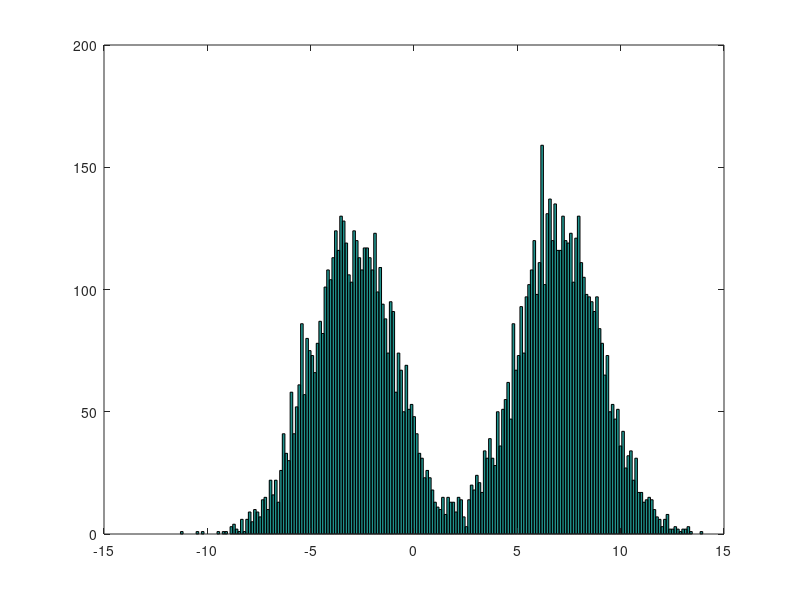
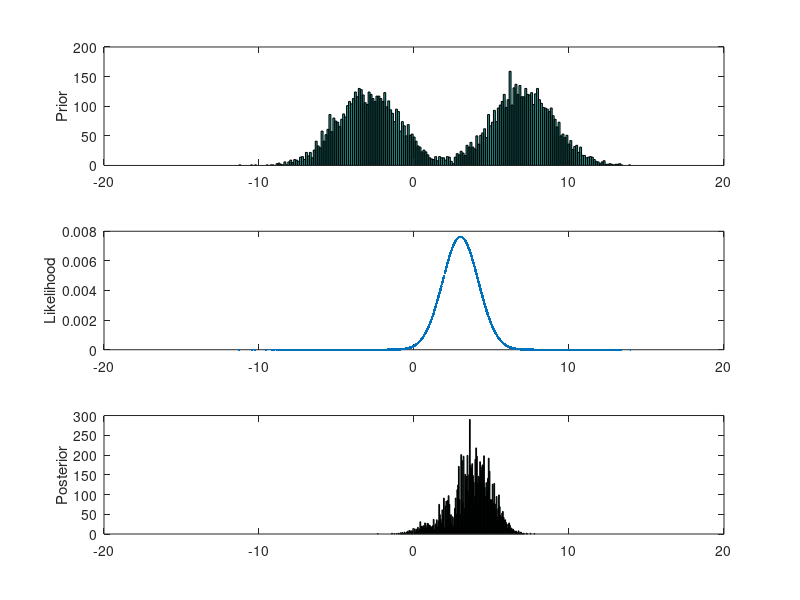

The MATLAB source for these figures, in order:
% A perception exercise with three observations

% Priors follows a specialized distribution

clear all; close all; clc;

%% 
% ###################################
% ########    PARAMETERS    #########
% ###################################

% Prior
m1 = -3;     % first peak in prior
m2 = 7;      % second peak in prior 
s = 2;       % standard deviation (represents uncertainty in the prior belief)

% Observation
x = [3 3.4 2.6];  % observed location (represent signal from your sensor)
sx = 2;           % standard deviation for observation (represents uncertainty in the sensor)

% Number of samples (for the Sampling method)
N = 10000;

%% 
% ########################
% #####   SAMPLING   #####
% ########################

% =============================================================
% Step 1:
% Goal: Sample from the prior distribution
% 1. Define the range of all possible target locations
tmin = -20;     % minimum t
tmax = 20;      % maximum t
stepsize = .01; 
t = tmin : stepsize : tmax; % T: from tmin to tmax, with spacing = stepsize

% 2. Compute prior probabilities for each possible location

Prior = normpdf(t,m1,s) + normpdf(t,m2,s) ;
PriorSampleWeight = Prior/sum(Prior);
% prior = sum(prior*stepsize) ;

% 3: draw random samples according to the prior distribution

PriorSample = randsample(t, N, true, PriorSampleWeight) ;
hist(PriorSample, 200)

% =============================================================
% Step 2:
% Goal: Compute the likelihood for each sampled t(i) using normpdf(X,M,SD) function
% At observation x, we assume the likelihood probability
%  to be obtained from a normal distribution at x, 
%  with mean = t(i) and standard deviation = SDx

for i = 1:length(x)
    LikelihoodSampleIndv(i,:) = normpdf(x(i),PriorSample,sx) ; % observation has to be first input arg. for likelihood
end                                                            % not every location has an equal probability - prior sample
LikelihoodSample = prod(LikelihoodSampleIndv,1) ;                

% easier than multiplying each likelihood by hand

% Likelihoodmat = normpdf(x', PriorSample,sx) ;
% Likelihood = prod(likelihoodmat, 1)

% =============================================================
% Step 3:
% Goal: Compute the weight for each sampled t(i)

% MATLAB syntax:
% Simply divide each likelihood by the sum of all likelihoods,
%  and assign the output to a vector called Weights, or anything you like.


Weights = LikelihoodSample ./ sum(LikelihoodSample) ;

% =============================================================
% Step 4:
% Goal: Resample from all t's, based on Weights computed in Step 3.
% This step is equivalent to sampling from the posterior distribution.
% 

% MATLAB syntax:
% To obtain samples from an existing vector, 
%  use the randsample() function.
% E.g.,    randsample(SOURCE, K, true, W)
%  draws K random samples from all elements in vector SOURCE
%   with each element being weighted by the weight vector W


PosteriorSample = randsample(PriorSample, N, true, Weights) ;
% pool of samples comes from priors, weights come from likelihood

% =============================================================
% Step 5:
% Goal: Obtain an  estimate from the posterior samples
%  To be consistent with the Analytical method, 
%  we use the mean of the posterior distribution as an estimate.

% MATLAB syntax:
% Use the mean() function
% E.g.,  mean(S)  returns the mean across all elements in vector S
% Use the median() function
% E.g.,  median(S)  returns the median across all elements in vector S


% ##################################
% ##### (2)REPORTING RESULTS   #####
% ##################################

EstMeanSampling   = mean   (PosteriorSample) ;
EstMedianSampling = median (PosteriorSample) ;

% ##################################
% #####  (3)DISTRIBUTION PLOT  #####
% ##################################
% Define figure properties
figure('Name','Model Results');     % open a new figure window, with the name "Model Results"
plotrow = 3;                        % number of rows of plots in the figure
plotcol = 1;                        % number of columns of plots in the figure
a = zeros(1,plotrow*plotcol);       % declare vector a, for storing all axis indices for later formatting


a(1) = subplot(plotrow,plotcol,1); % define subplot location
% Plot the HISTOGRAM of all samples from the Prior sampling
% This should resemble the prior distribution

% Fill in the blank: a vector containing samples from the PRIOR distribution
hist(PriorSample,200);
ylabel('Prior');

a(2) = subplot(plotrow,plotcol,2); % define subplot location
% Plot the likelihood computed for each prior sample
% This should resemble the likelihood probabilities from analytical method

% X axis: the vector containing samples from the PRIOR distribution
% Y axis: the vector containing LIKELIHOOD probabily for each sample
plot(PriorSample, LikelihoodSample,'.');
ylabel('Likelihood');



a(3) = subplot(plotrow,plotcol,3); % define subplot location
% Plot the HISTOGRAM for the posterior sampling
% This should resemble the posterior distribution

% Fill in the blank: a vector containing samples from the POSTERIOR distribution
hist(PosteriorSample,200);
ylabel('Posterior');

% ...........................
% ... Formatting the axis ...
% ...........................

% Set X axis limits to [tmin tmax], for all axes indexed in a
set(a,'Xlim',[tmin tmax]);


% #####################################
% #####   (4)COMPUTE PROBABILITY  #####
% #####################################
% use the posterior samples to compute the relative frequency that samples
% take values with the range of 3 to 5.


indx = (PosteriorSample > 3 & PosteriorSample < 5) ;
rstsample = sum(indx)/N ;
fprintf('prob(3<X<5) = %f\n', rstsample);

% ########################################
% #####   (5)COMPUTE MODEL EVIDENCE  #####
% ########################################
% use the likelihoods for samples to compute model evidence


% average probability to observe the data
Prob_data = sum(LikelihoodSample)/N;
disp('Model evidence P(data):'); disp(Prob_data);

disp('Mean estimate:')  ; disp(EstMeanSampling)  ;
disp('Median estimate:'); disp(EstMedianSampling);